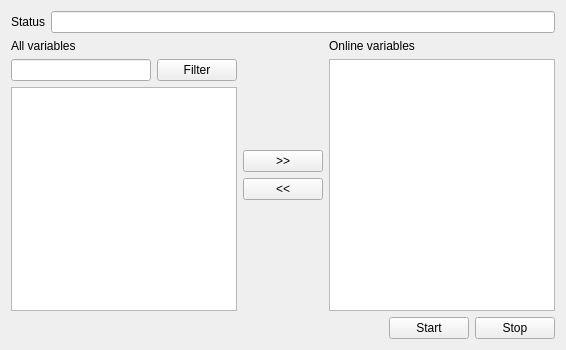
<?xml version="1.0" encoding="UTF-8"?>
<ui version="4.0">
 <class>StartStopXCPCalWidget</class>
 <widget class="QWidget" name="StartStopXCPCalWidget">
  <property name="geometry">
   <rect>
    <x>0</x>
    <y>0</y>
    <width>566</width>
    <height>350</height>
   </rect>
  </property>
  <property name="windowTitle">
   <string>Form</string>
  </property>
  <layout class="QVBoxLayout" name="verticalLayout_4">
   <item>
    <layout class="QHBoxLayout" name="horizontalLayout">
     <item>
      <widget class="QLabel" name="label_3">
       <property name="text">
        <string>Status</string>
       </property>
      </widget>
     </item>
     <item>
      <widget class="QLineEdit" name="lineEditStatus"/>
     </item>
    </layout>
   </item>
   <item>
    <layout class="QHBoxLayout" name="horizontalLayout_3">
     <item>
      <layout class="QVBoxLayout" name="verticalLayout">
       <item>
        <widget class="QLabel" name="label_2">
         <property name="text">
          <string>All variables</string>
         </property>
        </widget>
       </item>
       <item>
        <layout class="QHBoxLayout" name="horizontalLayout_2">
         <item>
          <widget class="QLineEdit" name="lineEditFilter"/>
         </item>
         <item>
          <widget class="QPushButton" name="pushButtonFilter">
           <property name="text">
            <string>Filter</string>
           </property>
          </widget>
         </item>
        </layout>
       </item>
       <item>
        <widget class="QListWidget" name="listWidgetAllVar">
         <property name="selectionMode">
          <enum>QAbstractItemView::ExtendedSelection</enum>
         </property>
        </widget>
       </item>
      </layout>
     </item>
     <item>
      <layout class="QVBoxLayout" name="verticalLayout_3">
       <item>
        <spacer name="verticalSpacer">
         <property name="orientation">
          <enum>Qt::Vertical</enum>
         </property>
         <property name="sizeHint" stdset="0">
          <size>
           <width>20</width>
           <height>40</height>
          </size>
         </property>
        </spacer>
       </item>
       <item>
        <widget class="QPushButton" name="pushButtonRight">
         <property name="text">
          <string>&gt;&gt;</string>
         </property>
        </widget>
       </item>
       <item>
        <widget class="QPushButton" name="pushButtonLeft">
         <property name="text">
          <string>&lt;&lt;</string>
         </property>
        </widget>
       </item>
       <item>
        <spacer name="verticalSpacer_2">
         <property name="orientation">
          <enum>Qt::Vertical</enum>
         </property>
         <property name="sizeHint" stdset="0">
          <size>
           <width>20</width>
           <height>40</height>
          </size>
         </property>
        </spacer>
       </item>
      </layout>
     </item>
     <item>
      <layout class="QVBoxLayout" name="verticalLayout_2">
       <item>
        <widget class="QLabel" name="label">
         <property name="text">
          <string>Online variables</string>
         </property>
        </widget>
       </item>
       <item>
        <widget class="QListWidget" name="listWidgetOnVar">
         <property name="selectionMode">
          <enum>QAbstractItemView::ExtendedSelection</enum>
         </property>
        </widget>
       </item>
      </layout>
     </item>
    </layout>
   </item>
   <item>
    <layout class="QHBoxLayout" name="horizontalLayout_4">
     <item>
      <spacer name="horizontalSpacer">
       <property name="orientation">
        <enum>Qt::Horizontal</enum>
       </property>
       <property name="sizeHint" stdset="0">
        <size>
         <width>40</width>
         <height>20</height>
        </size>
       </property>
      </spacer>
     </item>
     <item>
      <widget class="QPushButton" name="pushButtonStart">
       <property name="text">
        <string>Start</string>
       </property>
      </widget>
     </item>
     <item>
      <widget class="QPushButton" name="pushButtonStop">
       <property name="text">
        <string>Stop</string>
       </property>
      </widget>
     </item>
    </layout>
   </item>
  </layout>
 </widget>
 <resources/>
 <connections/>
</ui>
